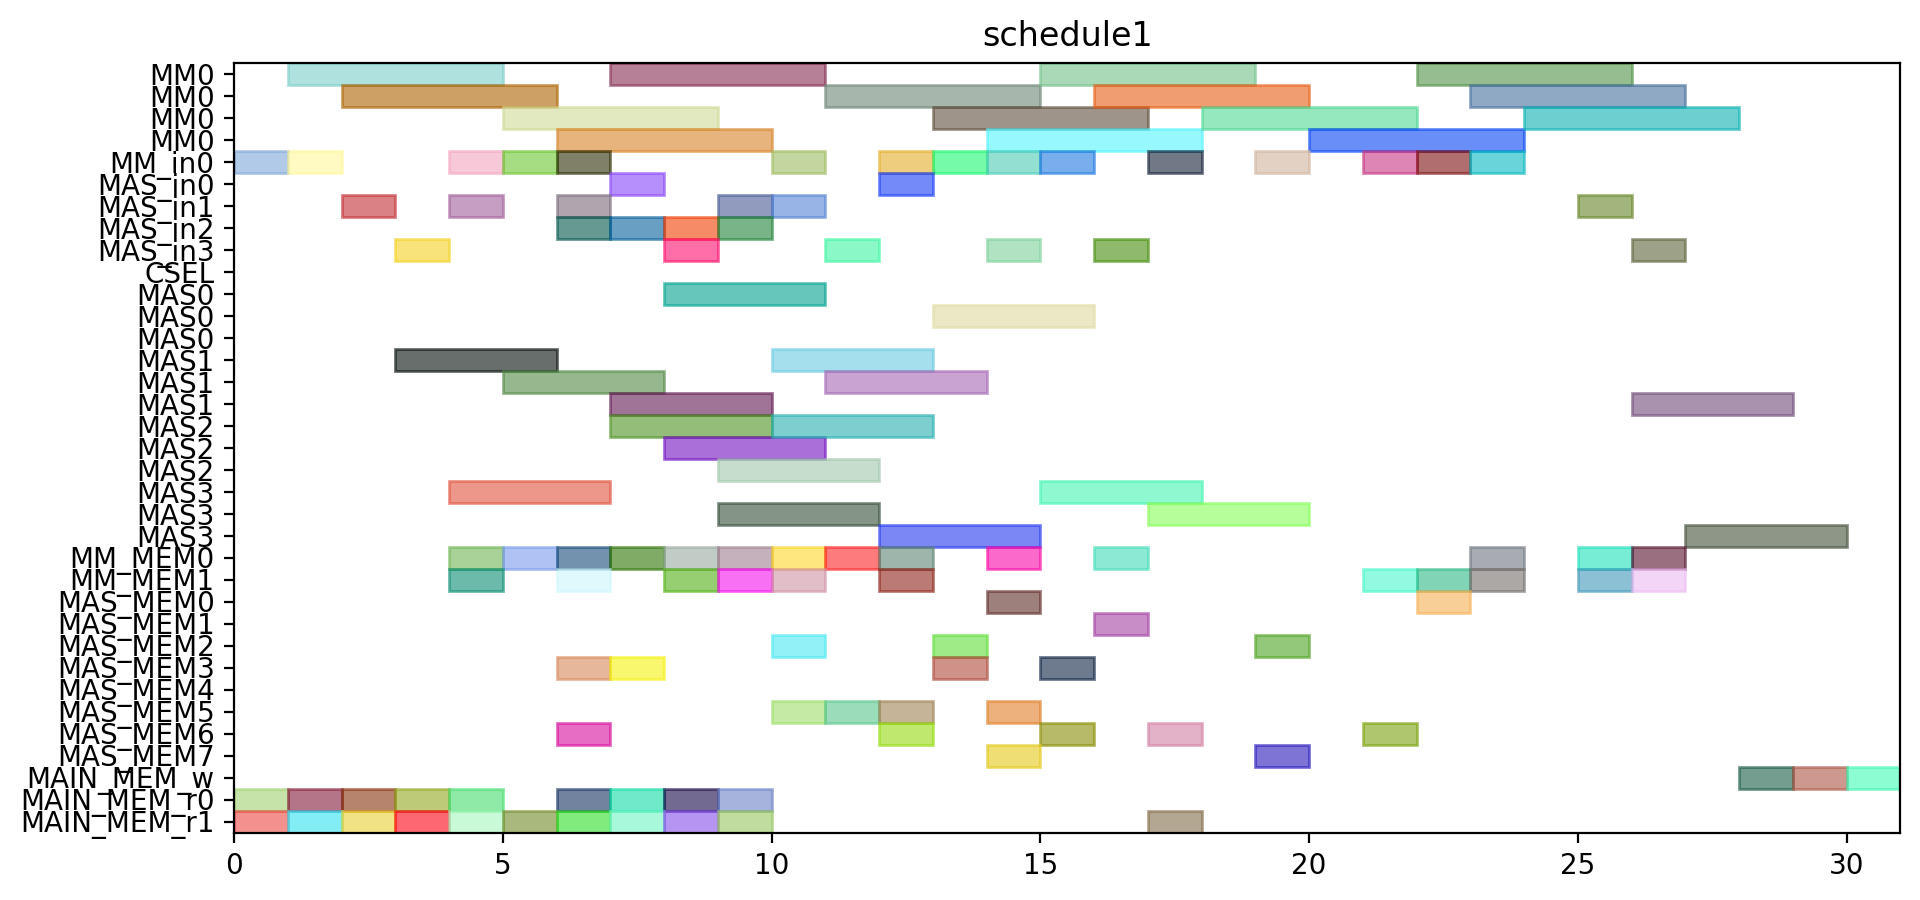

The script that drew this image:
from pyschedule import Scenario, solvers, plotters, alt


def solve():
	horizon = 144
	S = Scenario("schedule1", horizon=horizon)

	# resource
	MM = S.Resources('MM', num=1, size=4)
	MM_in = S.Resources('MM_in', num=1)
	MAS_in = S.Resources('MAS_in', num=4)
	CSEL = S.Resource('CSEL')
	MAS = S.Resources('MAS', num=4, size=3, periods=range(1, horizon))
	MM_MEM = S.Resources('MM_MEM', num=2)
	MAS_MEM = S.Resources('MAS_MEM', num=8)
	MAIN_MEM_w = S.Resource('MAIN_MEM_w', size=1)
	MAIN_MEM_r = S.Resources('MAIN_MEM_r', num=2)

	# result of previous scheduling
	t0_in = S.Task('t0_in', length=1, delay_cost=1)
	S += t0_in >= 0
	t0_in += MM_in[0]

	t0_mem0 = S.Task('t0_mem0', length=1, delay_cost=1)
	S += t0_mem0 >= 0
	t0_mem0 += MAIN_MEM_r[0]

	t0_mem1 = S.Task('t0_mem1', length=1, delay_cost=1)
	S += t0_mem1 >= 0
	t0_mem1 += MAIN_MEM_r[1]

	t0 = S.Task('t0', length=4, delay_cost=1)
	S += t0 >= 1
	t0 += MM[0]

	t2_in = S.Task('t2_in', length=1, delay_cost=1)
	S += t2_in >= 1
	t2_in += MM_in[0]

	t2_mem0 = S.Task('t2_mem0', length=1, delay_cost=1)
	S += t2_mem0 >= 1
	t2_mem0 += MAIN_MEM_r[0]

	t2_mem1 = S.Task('t2_mem1', length=1, delay_cost=1)
	S += t2_mem1 >= 1
	t2_mem1 += MAIN_MEM_r[1]

	t2 = S.Task('t2', length=4, delay_cost=1)
	S += t2 >= 2
	t2 += MM[0]

	t4_in = S.Task('t4_in', length=1, delay_cost=1)
	S += t4_in >= 2
	t4_in += MAS_in[1]

	t4_mem0 = S.Task('t4_mem0', length=1, delay_cost=1)
	S += t4_mem0 >= 2
	t4_mem0 += MAIN_MEM_r[0]

	t4_mem1 = S.Task('t4_mem1', length=1, delay_cost=1)
	S += t4_mem1 >= 2
	t4_mem1 += MAIN_MEM_r[1]

	t3_in = S.Task('t3_in', length=1, delay_cost=1)
	S += t3_in >= 3
	t3_in += MAS_in[3]

	t3_mem0 = S.Task('t3_mem0', length=1, delay_cost=1)
	S += t3_mem0 >= 3
	t3_mem0 += MAIN_MEM_r[0]

	t3_mem1 = S.Task('t3_mem1', length=1, delay_cost=1)
	S += t3_mem1 >= 3
	t3_mem1 += MAIN_MEM_r[1]

	t4 = S.Task('t4', length=3, delay_cost=1)
	S += t4 >= 3
	t4 += MAS[1]

	t18_in = S.Task('t18_in', length=1, delay_cost=1)
	S += t18_in >= 4
	t18_in += MAS_in[1]

	t18_mem0 = S.Task('t18_mem0', length=1, delay_cost=1)
	S += t18_mem0 >= 4
	t18_mem0 += MM_MEM[0]

	t18_mem1 = S.Task('t18_mem1', length=1, delay_cost=1)
	S += t18_mem1 >= 4
	t18_mem1 += MM_MEM[1]

	t1_in = S.Task('t1_in', length=1, delay_cost=1)
	S += t1_in >= 4
	t1_in += MM_in[0]

	t1_mem0 = S.Task('t1_mem0', length=1, delay_cost=1)
	S += t1_mem0 >= 4
	t1_mem0 += MAIN_MEM_r[0]

	t1_mem1 = S.Task('t1_mem1', length=1, delay_cost=1)
	S += t1_mem1 >= 4
	t1_mem1 += MAIN_MEM_r[1]

	t3 = S.Task('t3', length=3, delay_cost=1)
	S += t3 >= 4
	t3 += MAS[3]

	t1 = S.Task('t1', length=4, delay_cost=1)
	S += t1 >= 5
	t1 += MM[0]

	t18 = S.Task('t18', length=3, delay_cost=1)
	S += t18 >= 5
	t18 += MAS[1]

	t20_in = S.Task('t20_in', length=1, delay_cost=1)
	S += t20_in >= 5
	t20_in += MM_in[0]

	t20_mem0 = S.Task('t20_mem0', length=1, delay_cost=1)
	S += t20_mem0 >= 5
	t20_mem0 += MM_MEM[0]

	t20_mem1 = S.Task('t20_mem1', length=1, delay_cost=1)
	S += t20_mem1 >= 5
	t20_mem1 += MAIN_MEM_r[1]

	t13_in = S.Task('t13_in', length=1, delay_cost=1)
	S += t13_in >= 6
	t13_in += MAS_in[1]

	t13_mem0 = S.Task('t13_mem0', length=1, delay_cost=1)
	S += t13_mem0 >= 6
	t13_mem0 += MAIN_MEM_r[0]

	t13_mem1 = S.Task('t13_mem1', length=1, delay_cost=1)
	S += t13_mem1 >= 6
	t13_mem1 += MAIN_MEM_r[1]

	t16_in = S.Task('t16_in', length=1, delay_cost=1)
	S += t16_in >= 6
	t16_in += MAS_in[2]

	t16_mem0 = S.Task('t16_mem0', length=1, delay_cost=1)
	S += t16_mem0 >= 6
	t16_mem0 += MM_MEM[0]

	t16_mem1 = S.Task('t16_mem1', length=1, delay_cost=1)
	S += t16_mem1 >= 6
	t16_mem1 += MM_MEM[1]

	t20 = S.Task('t20', length=4, delay_cost=1)
	S += t20 >= 6
	t20 += MM[0]

	t5_in = S.Task('t5_in', length=1, delay_cost=1)
	S += t5_in >= 6
	t5_in += MM_in[0]

	t5_mem0 = S.Task('t5_mem0', length=1, delay_cost=1)
	S += t5_mem0 >= 6
	t5_mem0 += MAS_MEM[6]

	t5_mem1 = S.Task('t5_mem1', length=1, delay_cost=1)
	S += t5_mem1 >= 6
	t5_mem1 += MAS_MEM[3]

	t13 = S.Task('t13', length=3, delay_cost=1)
	S += t13 >= 7
	t13 += MAS[1]

	t14_in = S.Task('t14_in', length=1, delay_cost=1)
	S += t14_in >= 7
	t14_in += MAS_in[2]

	t14_mem0 = S.Task('t14_mem0', length=1, delay_cost=1)
	S += t14_mem0 >= 7
	t14_mem0 += MAIN_MEM_r[0]

	t14_mem1 = S.Task('t14_mem1', length=1, delay_cost=1)
	S += t14_mem1 >= 7
	t14_mem1 += MAIN_MEM_r[1]

	t16 = S.Task('t16', length=3, delay_cost=1)
	S += t16 >= 7
	t16 += MAS[2]

	t19_in = S.Task('t19_in', length=1, delay_cost=1)
	S += t19_in >= 7
	t19_in += MAS_in[0]

	t19_mem0 = S.Task('t19_mem0', length=1, delay_cost=1)
	S += t19_mem0 >= 7
	t19_mem0 += MM_MEM[0]

	t19_mem1 = S.Task('t19_mem1', length=1, delay_cost=1)
	S += t19_mem1 >= 7
	t19_mem1 += MAS_MEM[3]

	t5 = S.Task('t5', length=4, delay_cost=1)
	S += t5 >= 7
	t5 += MM[0]

	t14 = S.Task('t14', length=3, delay_cost=1)
	S += t14 >= 8
	t14 += MAS[2]

	t19 = S.Task('t19', length=3, delay_cost=1)
	S += t19 >= 8
	t19 += MAS[0]

	t6_in = S.Task('t6_in', length=1, delay_cost=1)
	S += t6_in >= 8
	t6_in += MAS_in[2]

	t6_mem0 = S.Task('t6_mem0', length=1, delay_cost=1)
	S += t6_mem0 >= 8
	t6_mem0 += MM_MEM[0]

	t6_mem1 = S.Task('t6_mem1', length=1, delay_cost=1)
	S += t6_mem1 >= 8
	t6_mem1 += MM_MEM[1]

	t8_in = S.Task('t8_in', length=1, delay_cost=1)
	S += t8_in >= 8
	t8_in += MAS_in[3]

	t8_mem0 = S.Task('t8_mem0', length=1, delay_cost=1)
	S += t8_mem0 >= 8
	t8_mem0 += MAIN_MEM_r[0]

	t8_mem1 = S.Task('t8_mem1', length=1, delay_cost=1)
	S += t8_mem1 >= 8
	t8_mem1 += MAIN_MEM_r[1]

	t21_in = S.Task('t21_in', length=1, delay_cost=1)
	S += t21_in >= 9
	t21_in += MAS_in[1]

	t21_mem0 = S.Task('t21_mem0', length=1, delay_cost=1)
	S += t21_mem0 >= 9
	t21_mem0 += MM_MEM[0]

	t21_mem1 = S.Task('t21_mem1', length=1, delay_cost=1)
	S += t21_mem1 >= 9
	t21_mem1 += MM_MEM[1]

	t6 = S.Task('t6', length=3, delay_cost=1)
	S += t6 >= 9
	t6 += MAS[2]

	t8 = S.Task('t8', length=3, delay_cost=1)
	S += t8 >= 9
	t8 += MAS[3]

	t9_in = S.Task('t9_in', length=1, delay_cost=1)
	S += t9_in >= 9
	t9_in += MAS_in[2]

	t9_mem0 = S.Task('t9_mem0', length=1, delay_cost=1)
	S += t9_mem0 >= 9
	t9_mem0 += MAIN_MEM_r[0]

	t9_mem1 = S.Task('t9_mem1', length=1, delay_cost=1)
	S += t9_mem1 >= 9
	t9_mem1 += MAIN_MEM_r[1]

	t15_in = S.Task('t15_in', length=1, delay_cost=1)
	S += t15_in >= 10
	t15_in += MM_in[0]

	t15_mem0 = S.Task('t15_mem0', length=1, delay_cost=1)
	S += t15_mem0 >= 10
	t15_mem0 += MAS_MEM[2]

	t15_mem1 = S.Task('t15_mem1', length=1, delay_cost=1)
	S += t15_mem1 >= 10
	t15_mem1 += MAS_MEM[5]

	t21 = S.Task('t21', length=3, delay_cost=1)
	S += t21 >= 10
	t21 += MAS[1]

	t22_in = S.Task('t22_in', length=1, delay_cost=1)
	S += t22_in >= 10
	t22_in += MAS_in[1]

	t22_mem0 = S.Task('t22_mem0', length=1, delay_cost=1)
	S += t22_mem0 >= 10
	t22_mem0 += MM_MEM[0]

	t22_mem1 = S.Task('t22_mem1', length=1, delay_cost=1)
	S += t22_mem1 >= 10
	t22_mem1 += MM_MEM[1]

	t9 = S.Task('t9', length=3, delay_cost=1)
	S += t9 >= 10
	t9 += MAS[2]

	t15 = S.Task('t15', length=4, delay_cost=1)
	S += t15 >= 11
	t15 += MM[0]

	t22 = S.Task('t22', length=3, delay_cost=1)
	S += t22 >= 11
	t22 += MAS[1]

	t7_in = S.Task('t7_in', length=1, delay_cost=1)
	S += t7_in >= 11
	t7_in += MAS_in[3]

	t7_mem0 = S.Task('t7_mem0', length=1, delay_cost=1)
	S += t7_mem0 >= 11
	t7_mem0 += MM_MEM[0]

	t7_mem1 = S.Task('t7_mem1', length=1, delay_cost=1)
	S += t7_mem1 >= 11
	t7_mem1 += MAS_MEM[5]

	t10_in = S.Task('t10_in', length=1, delay_cost=1)
	S += t10_in >= 12
	t10_in += MM_in[0]

	t10_mem0 = S.Task('t10_mem0', length=1, delay_cost=1)
	S += t10_mem0 >= 12
	t10_mem0 += MAS_MEM[6]

	t10_mem1 = S.Task('t10_mem1', length=1, delay_cost=1)
	S += t10_mem1 >= 12
	t10_mem1 += MAS_MEM[5]

	t11_in = S.Task('t11_in', length=1, delay_cost=1)
	S += t11_in >= 12
	t11_in += MAS_in[0]

	t11_mem0 = S.Task('t11_mem0', length=1, delay_cost=1)
	S += t11_mem0 >= 12
	t11_mem0 += MM_MEM[0]

	t11_mem1 = S.Task('t11_mem1', length=1, delay_cost=1)
	S += t11_mem1 >= 12
	t11_mem1 += MM_MEM[1]

	t7 = S.Task('t7', length=3, delay_cost=1)
	S += t7 >= 12
	t7 += MAS[3]

	t10 = S.Task('t10', length=4, delay_cost=1)
	S += t10 >= 13
	t10 += MM[0]

	t11 = S.Task('t11', length=3, delay_cost=1)
	S += t11 >= 13
	t11 += MAS[0]

	t27_in = S.Task('t27_in', length=1, delay_cost=1)
	S += t27_in >= 13
	t27_in += MM_in[0]

	t27_mem0 = S.Task('t27_mem0', length=1, delay_cost=1)
	S += t27_mem0 >= 13
	t27_mem0 += MAS_MEM[2]

	t27_mem1 = S.Task('t27_mem1', length=1, delay_cost=1)
	S += t27_mem1 >= 13
	t27_mem1 += MAS_MEM[3]

	t17_in = S.Task('t17_in', length=1, delay_cost=1)
	S += t17_in >= 14
	t17_in += MAS_in[3]

	t17_mem0 = S.Task('t17_mem0', length=1, delay_cost=1)
	S += t17_mem0 >= 14
	t17_mem0 += MM_MEM[0]

	t17_mem1 = S.Task('t17_mem1', length=1, delay_cost=1)
	S += t17_mem1 >= 14
	t17_mem1 += MAS_MEM[5]

	t27 = S.Task('t27', length=4, delay_cost=1)
	S += t27 >= 14
	t27 += MM[0]

	t28_in = S.Task('t28_in', length=1, delay_cost=1)
	S += t28_in >= 14
	t28_in += MM_in[0]

	t28_mem0 = S.Task('t28_mem0', length=1, delay_cost=1)
	S += t28_mem0 >= 14
	t28_mem0 += MAS_MEM[0]

	t28_mem1 = S.Task('t28_mem1', length=1, delay_cost=1)
	S += t28_mem1 >= 14
	t28_mem1 += MAS_MEM[7]

	t17 = S.Task('t17', length=3, delay_cost=1)
	S += t17 >= 15
	t17 += MAS[3]

	t25_in = S.Task('t25_in', length=1, delay_cost=1)
	S += t25_in >= 15
	t25_in += MM_in[0]

	t25_mem0 = S.Task('t25_mem0', length=1, delay_cost=1)
	S += t25_mem0 >= 15
	t25_mem0 += MAS_MEM[6]

	t25_mem1 = S.Task('t25_mem1', length=1, delay_cost=1)
	S += t25_mem1 >= 15
	t25_mem1 += MAS_MEM[3]

	t28 = S.Task('t28', length=4, delay_cost=1)
	S += t28 >= 15
	t28 += MM[0]

	t12_in = S.Task('t12_in', length=1, delay_cost=1)
	S += t12_in >= 16
	t12_in += MAS_in[3]

	t12_mem0 = S.Task('t12_mem0', length=1, delay_cost=1)
	S += t12_mem0 >= 16
	t12_mem0 += MM_MEM[0]

	t12_mem1 = S.Task('t12_mem1', length=1, delay_cost=1)
	S += t12_mem1 >= 16
	t12_mem1 += MAS_MEM[1]

	t25 = S.Task('t25', length=4, delay_cost=1)
	S += t25 >= 16
	t25 += MM[0]

	t12 = S.Task('t12', length=3, delay_cost=1)
	S += t12 >= 17
	t12 += MAS[3]

	t23_in = S.Task('t23_in', length=1, delay_cost=1)
	S += t23_in >= 17
	t23_in += MM_in[0]

	t23_mem0 = S.Task('t23_mem0', length=1, delay_cost=1)
	S += t23_mem0 >= 17
	t23_mem0 += MAS_MEM[6]

	t23_mem1 = S.Task('t23_mem1', length=1, delay_cost=1)
	S += t23_mem1 >= 17
	t23_mem1 += MAIN_MEM_r[1]

	t23 = S.Task('t23', length=4, delay_cost=1)
	S += t23 >= 18
	t23 += MM[0]

	t29_in = S.Task('t29_in', length=1, delay_cost=1)
	S += t29_in >= 19
	t29_in += MM_in[0]

	t29_mem0 = S.Task('t29_mem0', length=1, delay_cost=1)
	S += t29_mem0 >= 19
	t29_mem0 += MAS_MEM[2]

	t29_mem1 = S.Task('t29_mem1', length=1, delay_cost=1)
	S += t29_mem1 >= 19
	t29_mem1 += MAS_MEM[7]

	t29 = S.Task('t29', length=4, delay_cost=1)
	S += t29 >= 20
	t29 += MM[0]


	# new tasks
	t24 = S.Task('t24', length=4, delay_cost=1)
	t24 += alt(MM)
	t24_in = S.Task('t24_in', length=1, delay_cost=1)
	t24_in += alt(MM_in)
	S += t24_in*MM_in[0]<=t24*MM[0]
	t24_mem0 = S.Task('t24_mem0', length=1, delay_cost=1)
	t24_mem0 += MAS_MEM[6]
	S += 19 < t24_mem0
	S += t24_mem0 <= t24

	t24_mem1 = S.Task('t24_mem1', length=1, delay_cost=1)
	t24_mem1 += MM_MEM[1]
	S += 21 < t24_mem1
	S += t24_mem1 <= t24

	t26 = S.Task('t26', length=4, delay_cost=1)
	t26 += alt(MM)
	t26_in = S.Task('t26_in', length=1, delay_cost=1)
	t26_in += alt(MM_in)
	S += t26_in*MM_in[0]<=t26*MM[0]
	t26_mem0 = S.Task('t26_mem0', length=1, delay_cost=1)
	t26_mem0 += MAS_MEM[0]
	S += 10 < t26_mem0
	S += t26_mem0 <= t26

	t26_mem1 = S.Task('t26_mem1', length=1, delay_cost=1)
	t26_mem1 += MM_MEM[1]
	S += 21 < t26_mem1
	S += t26_mem1 <= t26

	PZ_new = S.Task('PZ_new', length=4, delay_cost=1)
	PZ_new += alt(MM)
	PZ_new_in = S.Task('PZ_new_in', length=1, delay_cost=1)
	PZ_new_in += alt(MM_in)
	S += PZ_new_in*MM_in[0]<=PZ_new*MM[0]
	S += 0<PZ_new

	PZ_new_w = S.Task('PZ_new_w', length=1, delay_cost=1)
	PZ_new_w += alt(MAIN_MEM_w)
	S += PZ_new <= PZ_new_w

	PZ_new_mem0 = S.Task('PZ_new_mem0', length=1, delay_cost=1)
	PZ_new_mem0 += MM_MEM[0]
	S += 23 < PZ_new_mem0
	S += PZ_new_mem0 <= PZ_new

	PZ_new_mem1 = S.Task('PZ_new_mem1', length=1, delay_cost=1)
	PZ_new_mem1 += MM_MEM[1]
	S += 18 < PZ_new_mem1
	S += PZ_new_mem1 <= PZ_new

	PX_new = S.Task('PX_new', length=3, delay_cost=1)
	PX_new += alt(MAS)
	PX_new_in = S.Task('PX_new_in', length=1, delay_cost=1)
	PX_new_in += alt(MAS_in)
	S += PX_new_in*MAS_in[0]<=PX_new*MAS[0]

	S += PX_new_in*MAS_in[1]<=PX_new*MAS[1]

	S += PX_new_in*MAS_in[2]<=PX_new*MAS[2]

	S += PX_new_in*MAS_in[3]<=PX_new*MAS[3]

	S += 0<PX_new

	PX_new_w = S.Task('PX_new_w', length=1, delay_cost=1)
	PX_new_w += alt(MAIN_MEM_w)
	S += PX_new <= PX_new_w

	PX_new_mem0 = S.Task('PX_new_mem0', length=1, delay_cost=1)
	PX_new_mem0 += MM_MEM[0]
	S += 19 < PX_new_mem0
	S += PX_new_mem0 <= PX_new

	PX_new_mem1 = S.Task('PX_new_mem1', length=1, delay_cost=1)
	PX_new_mem1 += alt(MM_MEM)
	S += (t24*MM[0])-1 < PX_new_mem1*MM_MEM[1]
	S += PX_new_mem1 <= PX_new

	PY_new = S.Task('PY_new', length=3, delay_cost=1)
	PY_new += alt(MAS)
	PY_new_in = S.Task('PY_new_in', length=1, delay_cost=1)
	PY_new_in += alt(MAS_in)
	S += PY_new_in*MAS_in[0]<=PY_new*MAS[0]

	S += PY_new_in*MAS_in[1]<=PY_new*MAS[1]

	S += PY_new_in*MAS_in[2]<=PY_new*MAS[2]

	S += PY_new_in*MAS_in[3]<=PY_new*MAS[3]

	S += 0<PY_new

	PY_new_w = S.Task('PY_new_w', length=1, delay_cost=1)
	PY_new_w += alt(MAIN_MEM_w)
	S += PY_new <= PY_new_w

	PY_new_mem0 = S.Task('PY_new_mem0', length=1, delay_cost=1)
	PY_new_mem0 += MM_MEM[0]
	S += 17 < PY_new_mem0
	S += PY_new_mem0 <= PY_new

	PY_new_mem1 = S.Task('PY_new_mem1', length=1, delay_cost=1)
	PY_new_mem1 += alt(MM_MEM)
	S += (t26*MM[0])-1 < PY_new_mem1*MM_MEM[1]
	S += PY_new_mem1 <= PY_new

	solvers.mip.solve(S,msg=1,kind='CPLEX',ratio_gap=1.01)

	solution = [['hoge']*len(S.solution()[1]) for i in range(len(S.solution()))]
	for i in range(len(S.solution())):
		for j in range(len(S.solution()[i])):
			solution[i][j]=str(S.solution()[i][j])
	print(solution)

	cycles = int(solution[-1][3])

	pic_file_name = "/home/mfukuda/ABE/multiRAM_multiMAS_16mux/scheduling_result/stage4MM1_stage3MAS4/EP_ADD_A_0/schedule1.png"
	if(S.solution() != []):
		plotters.matplotlib.plot(S,img_filename=pic_file_name, show_task_labels=False, fig_size=(cycles*0.25+3, 5))

	return solution
